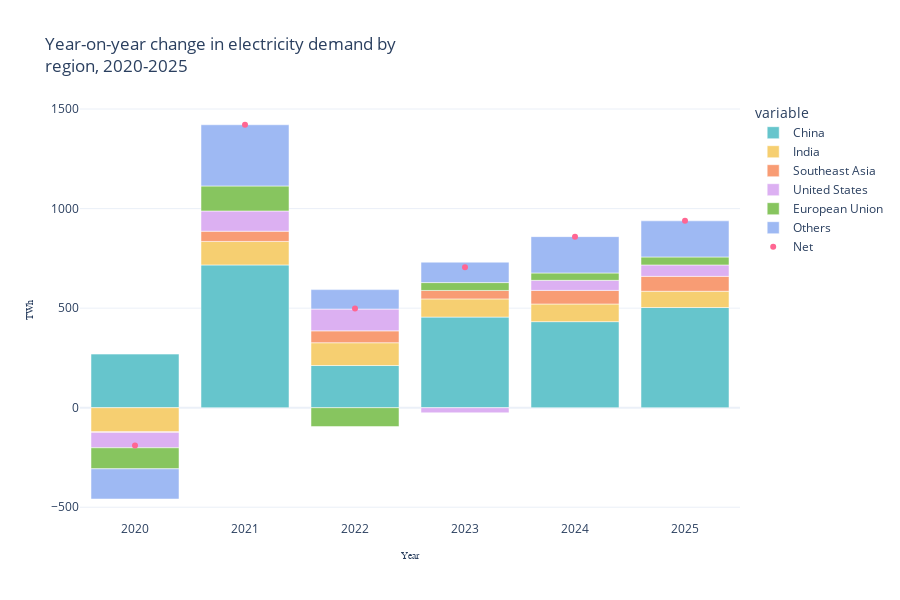

The notebook cell this image was saved under:
### Code cell
fig = px.bar(dta, x=dta.index, y=[ 'China', 'India', 'Southeast Asia', 'United States', 'European Union', 'Others'],
            hover_name=dta.index, 
            color_discrete_sequence= px.colors.qualitative.Pastel,
            height=600, width=900,
            title='Year-on-year change in electricity demand by <br>region, 2020-2025')

fig.add_scatter(x=[2020, 2021, 2022, 2023, 2024, 2025], 
                y=[-189.5, 1421. , 498.1,  705. ,  859.1,  938.4],
                mode="markers",
                name="Net")

fig.update_traces(hovertemplate ='<br>%{x} <br>'+ '<b>%{y:.2f} Twh </b>')

fig.update_layout(template="plotly_white")

# Axis title and format
fig.update_yaxes(title_text="TWh", title_font_size=10, title_font_family='PT Serif Caption')
fig.update_xaxes(title_text="Year", title_font_size=10, title_font_family='PT Serif Caption')


fig.show()

### Figure 1 — Plotly figure (JSON) as saved in the notebook; plotly's stock layout.template omitted (floating-point values rounded to 4 significant figures)
{"data": [{"alignmentgroup": "True", "hovertemplate": "<br>%{x} <br><b>%{y:.2f} Twh </b>", "hovertext": [2020, 2021, 2022, 2023, 2024, 2025], "legendgroup": "China", "marker": {"color": "rgb(102, 197, 204)", "pattern": {"shape": ""}}, "name": "China", "offsetgroup": "China", "orientation": "v", "showlegend": true, "textposition": "auto", "type": "bar", "x": [2020, 2021, 2022, 2023, 2024, 2025], "xaxis": "x", "y": [269.1, 716.9, 211.8, 455, 432.2, 503.1], "yaxis": "y"}, {"alignmentgroup": "True", "hovertemplate": "<br>%{x} <br><b>%{y:.2f} Twh </b>", "hovertext": [2020, 2021, 2022, 2023, 2024, 2025], "legendgroup": "India", "marker": {"color": "rgb(246, 207, 113)", "pattern": {"shape": ""}}, "name": "India", "offsetgroup": "India", "orientation": "v", "showlegend": true, "textposition": "auto", "type": "bar", "x": [2020, 2021, 2022, 2023, 2024, 2025], "xaxis": "x", "y": [-120.6, 118.1, 114.5, 91.4, 88.6, 81.7], "yaxis": "y"}, {"alignmentgroup": "True", "hovertemplate": "<br>%{x} <br><b>%{y:.2f} Twh </b>", "hovertext": [2020, 2021, 2022, 2023, 2024, 2025], "legendgroup": "Southeast Asia", "marker": {"color": "rgb(248, 156, 116)", "pattern": {"shape": ""}}, "name": "Southeast Asia", "offsetgroup": "Southeast Asia", "orientation": "v", "showlegend": true, "textposition": "auto", "type": "bar", "x": [2020, 2021, 2022, 2023, 2024, 2025], "xaxis": "x", "y": [-3.5, 51.3, 59.6, 42.4, 68.3, 74.8], "yaxis": "y"}, {"alignmentgroup": "True", "hovertemplate": "<br>%{x} <br><b>%{y:.2f} Twh </b>", "hovertext": [2020, 2021, 2022, 2023, 2024, 2025], "legendgroup": "United States", "marker": {"color": "rgb(220, 176, 242)", "pattern": {"shape": ""}}, "name": "United States", "offsetgroup": "United States", "orientation": "v", "showlegend": true, "textposition": "auto", "type": "bar", "x": [2020, 2021, 2022, 2023, 2024, 2025], "xaxis": "x", "y": [-77.3, 101.6, 109.5, -25.9, 50.5, 57.3], "yaxis": "y"}, {"alignmentgroup": "True", "hovertemplate": "<br>%{x} <br><b>%{y:.2f} Twh </b>", "hovertext": [2020, 2021, 2022, 2023, 2024, 2025], "legendgroup": "European Union", "marker": {"color": "rgb(135, 197, 95)", "pattern": {"shape": ""}}, "name": "European Union", "offsetgroup": "European Union", "orientation": "v", "showlegend": true, "textposition": "auto", "type": "bar", "x": [2020, 2021, 2022, 2023, 2024, 2025], "xaxis": "x", "y": [-105.8, 125.6, -94.9, 39.5, 37, 40], "yaxis": "y"}, {"alignmentgroup": "True", "hovertemplate": "<br>%{x} <br><b>%{y:.2f} Twh </b>", "hovertext": [2020, 2021, 2022, 2023, 2024, 2025], "legendgroup": "Others", "marker": {"color": "rgb(158, 185, 243)", "pattern": {"shape": ""}}, "name": "Others", "offsetgroup": "Others", "orientation": "v", "showlegend": true, "textposition": "auto", "type": "bar", "x": [2020, 2021, 2022, 2023, 2024, 2025], "xaxis": "x", "y": [-151.4, 307.5, 97.6, 102.6, 182.5, 181.5], "yaxis": "y"}, {"hovertemplate": "<br>%{x} <br><b>%{y:.2f} Twh </b>", "mode": "markers", "name": "Net", "type": "scatter", "x": [2020, 2021, 2022, 2023, 2024, 2025], "y": [-189.5, 1421, 498.1, 705, 859.1, 938.4]}], "layout": {"barmode": "relative", "height": 600, "legend": {"title": {"text": "variable"}, "tracegroupgap": 0}, "title": {"text": "Year-on-year change in electricity demand by <br>region, 2020-2025"}, "width": 900, "xaxis": {"anchor": "y", "domain": [0, 1], "title": {"font": {"family": "PT Serif Caption", "size": 10}, "text": "Year"}}, "yaxis": {"anchor": "x", "domain": [0, 1], "title": {"font": {"family": "PT Serif Caption", "size": 10}, "text": "TWh"}}}}
